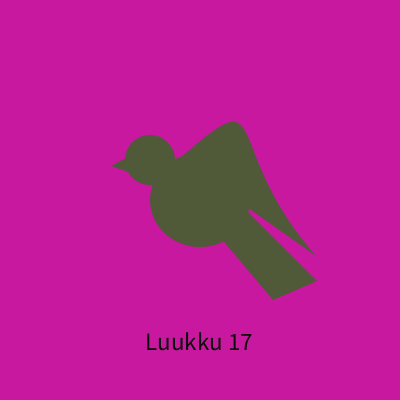
Frame 1 (no input)
Frame 60 (the mouse pressed at the canvas centre just before this capture): identical to frame 1, image omitted
Frame 120 (the mouse held since frame 60 and released just before this capture): identical to frame 1, image omitted

The Processing sketch that drew this single still picture (run headless with seeded random() and noise(); from frame 60 on, the mouse is pressed at the canvas centre):

// Processing sketch: processing_125779
// ── processing_125779.pde

int counter;

void setup() {  //setup function called initially, only once
  size(400, 400);
  background(255);  //set background white
  colorMode(HSB);   //set colors to Hue, Saturation, Brightness mode
  counter = 0;
}

void draw() {  //draw function loops 
background (222, 224, 199);



fill(60, 92, 15);

textSize(25);

text("Luukku 17", 145, 350);



noStroke();

fill (54, 92, 89);



ellipse(200, 200, 100, 94);

bezier(179, 159, 275, 75, 218, 144, 316, 256);

ellipse(150, 160, 50, 50);

triangle (126, 158, 111, 166, 134, 174);

quad (219, 183, 220, 237, 273, 300, 317, 281);
}
